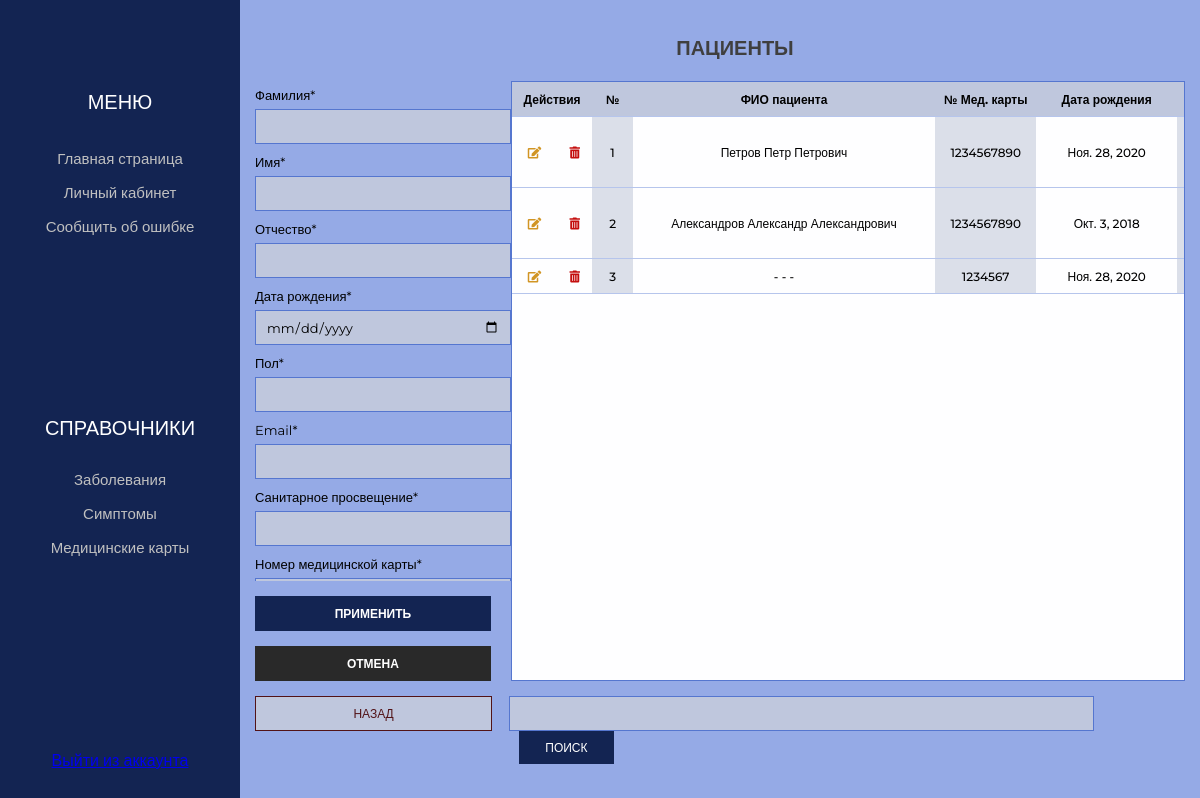
Page /patient on the earlier database version.
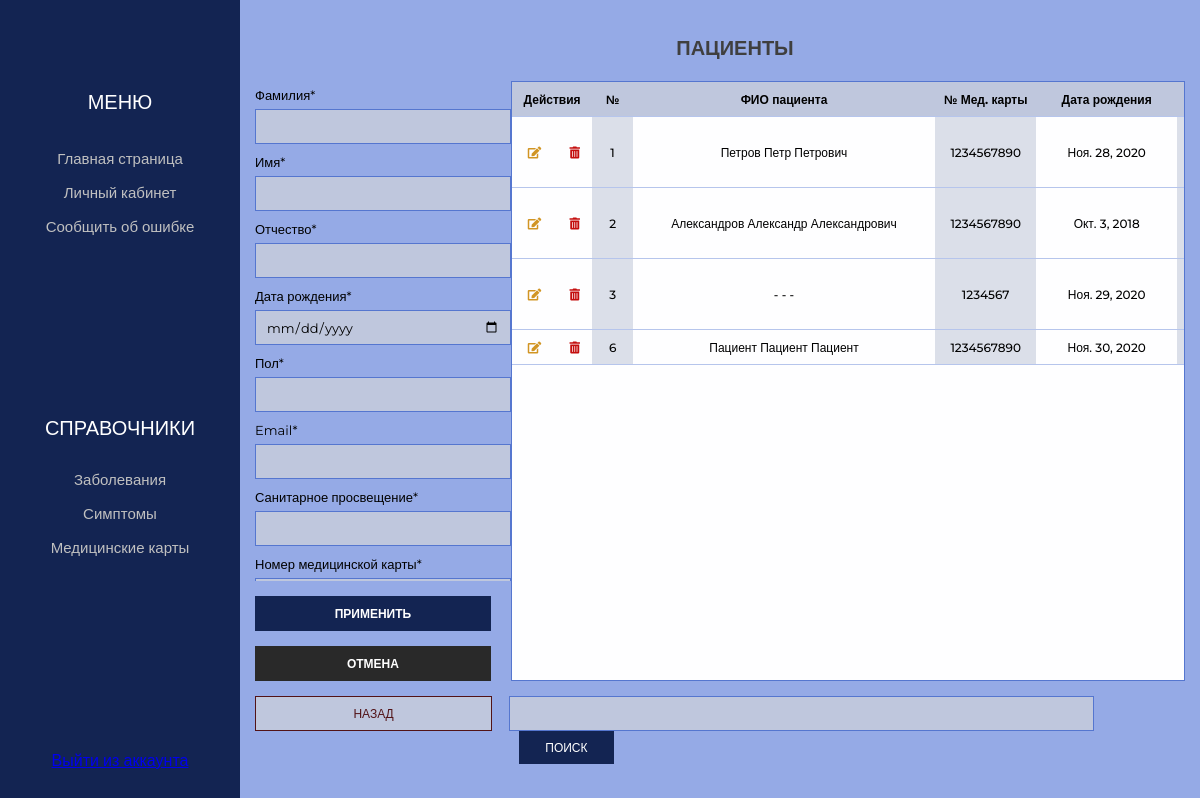
Same page on the later database version.
### app/models.py (models this page shows, shortened)
class Patient(models.Model):
    surname_patient             = models.CharField(max_length=50, verbose_name='Фамилия пациента', null=True, blank=True)
    name_patient                = models.CharField(max_length=50, verbose_name='Имя пациента', null=True, blank=True)
    middlename_patient          = models.CharField(max_length=50, verbose_name='Отчество пациента', null=True, blank=True)
    email                       = models.EmailField(verbose_name='Почта', max_length=254, null=True, blank=True)
    birthday_patient            = models.DateField(max_length=50, verbose_name='День рождение пациента', null=True, blank=True)
    gender_patient              = models.CharField(max_length=50, verbose_name='Пол пациента', null=True, blank=True)
    enlightenment_patient       = models.CharField(max_length=50, verbose_name='Санитарное просвящение пациента', null=True)
    number_of_medical_card      = models.CharField(max_length=50, verbose_name='Номер медицинской карты', null=True)
    symptoms_patient            = models.ManyToManyField('Symptom', verbose_name="Симптомы", related_name = 'symptoms_patient' , blank=True)
    childhood_diseases          = models.ManyToManyField('Disease', verbose_name="Болезни детства", related_name = 'childhood_diseases', blank=True)
    relatives_diseases          = models.ManyToManyField('Disease', verbose_name="Болезни у родственников", related_name = 'relatives_diseases', blank=True)
    chronic_disease             = models.CharField(max_length=250, verbose_name='Хронические заболевания', null=True, blank=True)
    description_recommendation  = models.CharField(max_length=200, verbose_name='Описание рекомендации', null=True, blank=True)
    date_recommendation         = models.DateField(max_length=50, verbose_name='Дата выдачи рекомендации', null=True, blank=True)
    period_recommendation       = models.DateField(max_length=50, verbose_name='Период времени', null=True, blank=True)
    fk_account                  = models.ForeignKey(Account, on_delete = models.DO_NOTHING, verbose_name = 'Врач', null=True, blank=True)
    class Meta:
        verbose_name            = "Пациент"
        verbose_name_plural     = "Пациенты"

### app/views.py (the view)
# urls.py: path('patient', views.patient, name='patient'),
def patient(request):
    error = ''
    search_query = request.GET.get('search','')
    if search_query:
        elements = Patient.objects.filter(Q(description_recommendation__icontains=search_query) |
        Q(email__icontains=search_query) |
        Q(name_patient__icontains=search_query) |
        Q(middlename_patient__icontains=search_query) |
        Q(surname_patient__icontains=search_query) |
        Q(number_of_medical_card__icontains=search_query) |
        Q(gender_patient__icontains=search_query) |
        Q(symptoms_patient__name_symptom__icontains=search_query) |
        Q(childhood_diseases__name_disease__icontains=search_query) |
        Q(relatives_diseases__name_disease__icontains=search_query) |
        Q(chronic_disease__icontains=search_query))
    else:
        elements = Patient.objects.all()
    if request.method == 'POST':
        form = PatientForm(request.POST)
        if form.is_valid():
            form.save()
        else:
            error = 'Возникла ошибка'
    form = PatientForm()
    context = {'elements': elements, 'form': form}
    return render(request, 'app/doctor/Patient.html', context)

### app/models.py (called while the page is built)
    def __str__(self):
        return self.name_symptom

    def __str__(self):
        return self.name_disease

### app/templates/app/doctor/Patient.html (shortened to what the changed rows need)
{% extends 'app/doctor/base_nav.html' %} {% load static %} {% block title %}Пациенты{% endblock title %} {% block content %}
<section class="main">
    <div class="container">
        <div class="header">
            <div class="header_conatiner">
                <h1 class="header_title">ПАЦИЕНТЫ</h1>
            </div>
        </div>
        <form action="{{ data.patient }}" method="POST" class="section" name='form_name'>
            <div class="right_block">
                {% if elements %}
                <table class="table patient" border="0" cellspacing="0">
                    <tr class="header_table">
                        <th width="4%" colspan="2">Действия</th>
                        <th>№</th>
                        <th>ФИО пациента</th>
                        <th>№ Мед. карты</th>
                        <th>Дата рождения</th>
                        <th>Пол</th>
                    </tr>
                    {% for el in elements %}
                    <tr class="header_table">
                        <td>
                            <a href="{% url 'patient_update' el.id  %}"><i style="color:rgb(209, 149, 36)" class="fas fa-edit"></i></a>
                        </td>
                        <td>
                            <a href="{% url 'patient_delete' el.id  %}"><i style="color:rgb(196, 14, 14)"  class="fas fa-trash-alt"></i></a>
                        </td>
                        <td class="color" width="2%">{{ el.id }}</td>
                        <td width="15%">{{ el.surname_patient }} {{el.name_patient}} {{el.middlename_patient}}</td>
                        <td class="color" width="5%">{{ el.number_of_medical_card }}</td>
                        <td  width="7%">{{ el.birthday_patient }}</td>
                        <td class="color"  width="5%">{{ el.gender_patient }}</td>
                    </tr>
                    {% endfor %}
                    {% else %}
                    <tr class="header_table">
                        <td class="color" width=90%>
                            <p style="margin:20px 20px 20px 20px" class="input_title">У вас нет записей</p>
                        </td>
                    </tr>
                    {% endif %}
                </table>
            </div>
        </form>
    </div>
</section>
{% endblock content %}

Differences in the rows shown:
changed Patient id 3: birthday_patient "Ноя. 28, 2020" → "Ноя. 29, 2020"
added Patient: id "6", surname_patient "Пациент", name_patient "Пациент", middlename_patient "Пациент", number_of_medical_card "1234567890", birthday_patient "Ноя. 30, 2020"
